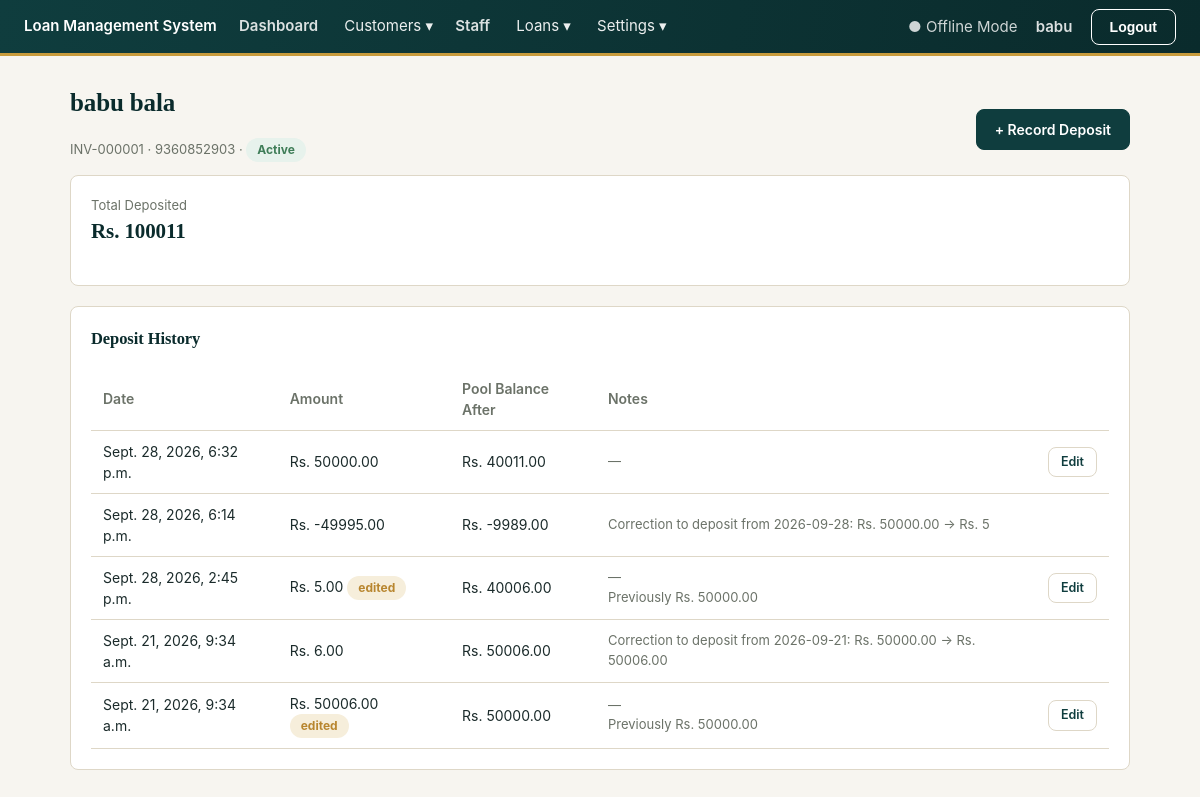
Screenshot of /investments/1/ (signed in) with the database file from the repository.
### core/models.py (models this page shows, shortened)
class SystemSetting(models.Model):
    key = models.CharField(max_length=100, unique=True)
    value = models.TextField(blank=True)

### accounts/models.py (models this page shows, shortened)
class AdminUser(AbstractUser):
    full_name = models.CharField(max_length=150, blank=True)
    session_timeout_minutes = models.PositiveIntegerField(
        default=30,
        help_text="Auto-logout after this many minutes of inactivity.",
    )

### investments/models.py (models this page shows, shortened)
class Investor(models.Model):
    STATUS_ACTIVE = "active"
    STATUS_INACTIVE = "inactive"
    STATUS_CHOICES = [(STATUS_ACTIVE, "Active"), (STATUS_INACTIVE, "Inactive")]
    investor_id = models.CharField(max_length=20, unique=True, editable=False)
    full_name = models.CharField(max_length=150)
    mobile = models.CharField(max_length=10, validators=[mobile_validator])
    email = models.EmailField(blank=True)
    address = models.TextField(blank=True)
    status = models.CharField(max_length=10, choices=STATUS_CHOICES, default=STATUS_ACTIVE)
    created_at = models.DateTimeField(auto_now_add=True)
    class Meta:
        ordering = ["-created_at"]
    @property
    def total_deposited(self):
        return self.ledger_entries.filter(
            entry_type=InvestmentLedgerEntry.TYPE_DEPOSIT
        ).aggregate(total=models.Sum("amount"))["total"] or Decimal("0")

class InvestmentLedgerEntry(models.Model):
    TYPE_DEPOSIT = "deposit"
    TYPE_LOAN_DISBURSED = "loan_disbursed"
    TYPE_REPAYMENT = "repayment"
    TYPE_ADJUSTMENT = "adjustment"
    TYPE_CHOICES = [
        (TYPE_DEPOSIT, "Investor Deposit"),
        (TYPE_LOAN_DISBURSED, "Loan Disbursed"),
        (TYPE_REPAYMENT, "Repayment Received"),
        (TYPE_ADJUSTMENT, "Adjustment"),
    ]
    entry_type = models.CharField(max_length=20, choices=TYPE_CHOICES)
    investor = models.ForeignKey(
        Investor, null=True, blank=True, on_delete=models.PROTECT, related_name="ledger_entries"
    )
    loan = models.ForeignKey(
        "loans.Loan", null=True, blank=True, on_delete=models.SET_NULL, related_name="investment_entries"
    )
    payment = models.ForeignKey(
        "payments.Payment", null=True, blank=True, on_delete=models.SET_NULL, related_name="investment_entries"
    )
    amount = models.DecimalField(
        max_digits=14, decimal_places=2,
        help_text="Signed: positive adds to the pool, negative reduces it.",
    )
    balance_after = models.DecimalField(max_digits=14, decimal_places=2, editable=False)
    previous_amount = models.DecimalField(
        max_digits=14, decimal_places=2, null=True, blank=True,
        help_text="Set only if this entry was later edited — what it was before.",
    )
    edited_at = models.DateTimeField(null=True, blank=True)
    notes = models.CharField(max_length=255, blank=True)
    created_at = models.DateTimeField(auto_now_add=True)
    class Meta:
        ordering = ["-created_at", "-id"]

### investments/views.py (the view)
# urls.py: path("<int:pk>/", views.investor_detail, name="investor_detail"),
@login_required
def investor_detail(request, pk):
    investor = get_object_or_404(Investor, pk=pk)
    entries = investor.ledger_entries.all()
    return render(
        request, "investments/investor_detail.html", {"investor": investor, "entries": entries}
    )

### core/context_processors.py (called while the page is built)
def system_settings(request):
    return {"company_name": get_setting("company_name")}

### core/models.py (called while the page is built)
def get_setting(key, default=None):
    try:
        return SystemSetting.objects.get(key=key).value
    except SystemSetting.DoesNotExist:
        return DEFAULTS.get(key, default)

### investments/templates/investments/investor_detail.html
{% extends "base.html" %}
{% block content %}
<div style="display:flex;justify-content:space-between;align-items:center;">
  <div>
    <h1>{{ investor.full_name }}</h1>
    <p class="muted">{{ investor.investor_id }} · {{ investor.mobile }} · <span class="badge {{ investor.status }}">{{ investor.get_status_display }}</span></p>
  </div>
  <a href="{% url 'investments:deposit_add' %}?investor={{ investor.pk }}" class="btn">+ Record Deposit</a>
</div>
<div class="card">
  <div class="muted">Total Deposited</div>
  <h2>Rs. {{ investor.total_deposited }}</h2>
</div>
<div class="card">
  <h3>Deposit History</h3>
  <table>
    <thead><tr><th>Date</th><th>Amount</th><th>Pool Balance After</th><th>Notes</th><th></th></tr></thead>
    <tbody>
      {% for entry in entries %}
        <tr>
          <td>{{ entry.created_at }}</td>
          <td>Rs. {{ entry.amount }}{% if entry.edited_at %} <span class="badge pending">edited</span>{% endif %}</td>
          <td>Rs. {{ entry.balance_after }}</td>
          <td class="muted">{{ entry.notes|default:"—" }}{% if entry.previous_amount %}<br><span class="muted">Previously Rs. {{ entry.previous_amount }}</span>{% endif %}</td>
          <td>{% if entry.entry_type == "deposit" %}<a href="{% url 'investments:deposit_edit' entry.pk %}" class="btn small secondary">Edit</a>{% endif %}</td>
        </tr>
      {% empty %}<tr><td colspan="5" class="muted">No deposits recorded yet.</td></tr>{% endfor %}
    </tbody>
  </table>
</div>
{% endblock %}

### templates/base.html (shortened to what this page needs)
{% load static %}
<!DOCTYPE html>
<html lang="en">
<head>
  <link rel="stylesheet" href="{% static 'css/app.css' %}">
</head>
<body>
  <div class="topbar">
    <div>
      <a href="{% url 'customers:list' %}">{{ company_name|default:"Loan Management System" }}</a>
      <a href="{% url 'reports:dashboard' %}" style="margin-left:18px;opacity:.85;">Dashboard</a>
      <div class="nav-dropdown">
        <span class="nav-dropdown-toggle">Customers ▾</span>
      </div>
      <a href="{% url 'staff:list' %}" style="margin-left:18px;opacity:.85;;">Staff</a>
      <div class="nav-dropdown">
        <span class="nav-dropdown-toggle">Loans ▾</span>
      </div>
      <div class="nav-dropdown">
        <span class="nav-dropdown-toggle">Settings ▾</span>
      </div>
    </div>
    <div>
      <span style="margin-right:14px; opacity:.8;">● Offline Mode</span>
      {% if user.is_authenticated %}
        <a href="{% url 'accounts:profile' %}" style="color:#fff;opacity:.85;margin-right:14px;">{{ user.full_name|default:user.username }}</a>
        <form method="post" action="{% url 'accounts:logout' %}" style="display:inline">
          <button type="submit" class="btn secondary" style="color:#fff;border-color:#fff;">Logout</button>
        </form>
      {% endif %}
    </div>
  </div>
  <div class="container">
    {% block content %}{% endblock %}
  </div>
</body>
</html>

### static/css/app.css (style rules this page uses)
:root { --color-bg: #f7f5f0; --color-surface: #ffffff; --color-border: #ded7c7; --color-ink: #1b2b2b; --color-muted: #6b7268; --color-primary: #0f3d3e; --color-primary-dark: #0a2b2c; --color-primary-light: #e4efee; --color-accent: #c89b3c; --color-accent-dark: #a57f2c; --color-success: #3f7d58; --color-success-bg: #e7f2ec; --color-danger: #a6402f; --color-danger-bg: #f7e9e6; --color-warning: #b8862f; --color-warning-bg: #f6eedb; --radius: 8px; --radius-lg: 12px; --font: -apple-system, "Segoe UI", Roboto, "Helvetica Neue", Arial, sans-serif; --font-display: Georgia, "Times New Roman", "Noto Serif", serif; }
* { box-sizing: border-box; }
body { margin: 0; font-family: var(--font); background: var(--color-bg); color: var(--color-ink); font-size: 15px; line-height: 1.5; }
h1, h2, h3 { font-family: var(--font-display); font-weight: 700; letter-spacing: -0.005em; margin-top: 0; color: var(--color-primary-dark); }
h1 { font-size: 25px; }
h2 { font-size: 21px; font-variant-numeric: tabular-nums; }
h3 { font-size: 16.5px; font-weight: 700; }
.topbar { background: linear-gradient(100deg, var(--color-primary) 0%, var(--color-primary-dark) 100%); color: #fff; padding: 0 24px; display: flex; justify-content: space-between; align-items: center; border-bottom: 3px solid var(--color-accent); min-height: 56px; }
.topbar a { color: #fff; text-decoration: none; font-weight: 600; }
.container { max-width: 1100px; margin: 28px auto; padding: 0 20px; }
.card { background: var(--color-surface); border: 1px solid var(--color-border); border-radius: var(--radius); padding: 20px; margin-bottom: 20px; transition: box-shadow 0.2s ease, transform 0.2s ease; }
.card h2 { font-weight: 800; font-variant-numeric: tabular-nums; }
table { width: 100%; border-collapse: collapse; }
th, td { text-align: left; padding: 10px 12px; border-bottom: 1px solid var(--color-border); font-size: 14px; }
th { color: var(--color-muted); font-weight: 600; }
tbody tr { transition: background 0.15s ease; }
.btn { display: inline-block; padding: 9px 18px; border-radius: var(--radius); border: 1px solid var(--color-primary); background: var(--color-primary); color: #fff; text-decoration: none; font-size: 14px; font-weight: 600; cursor: pointer; transition: background 0.15s ease, transform 0.15s ease, box-shadow 0.15s ease; }
.btn.secondary { background: transparent; color: var(--color-primary); border-color: var(--color-border); }
.btn.small { padding: 5px 12px; font-size: 12.5px; }
.badge { display: inline-block; padding: 3px 11px; border-radius: 999px; font-size: 12px; font-weight: 700; }
.badge.active, .badge.verified, .badge.paid { background: var(--color-success-bg); color: var(--color-success); }
.badge.pending { background: var(--color-warning-bg); color: var(--color-warning); }
.muted { color: var(--color-muted); font-size: 13px; }
.nav-dropdown { position: relative; display: inline-block; margin-left: 22px; }
.nav-dropdown-toggle { cursor: pointer; opacity: .92; color: #fff; font-size: inherit; user-select: none; }

### rows the page displays
SystemSetting: value "Loan Management System"
AdminUser: full_name "babu"
Investor: full_name "babu bala", investor_id "INV-000001", mobile "9360852903", status "Active", total_deposited "100011"
InvestmentLedgerEntry: created_at "Sept. 28, 2026, 6:32 p.m.", amount "50000.00", balance_after "40011.00", notes "—", entry_type "Edit"
InvestmentLedgerEntry: created_at "Sept. 28, 2026, 6:14 p.m.", amount "-49995.00", balance_after "-9989.00", notes "Correction to deposit from 2026-09-28: Rs. 50000.00 -> Rs. 5"
InvestmentLedgerEntry: created_at "Sept. 28, 2026, 2:45 p.m.", amount "5.00", shows "edited", balance_after "40006.00", notes "—", previous_amount "50000.00", entry_type "Edit"
InvestmentLedgerEntry: created_at "Sept. 21, 2026, 9:34 a.m.", amount "6.00", balance_after "50006.00", notes "Correction to deposit from 2026-09-21: Rs. 50000.00 -> Rs. 50006.00"
InvestmentLedgerEntry: created_at "Sept. 21, 2026, 9:34 a.m.", amount "50006.00", shows "edited", balance_after "50000.00", notes "—", previous_amount "50000.00", entry_type "Edit"
